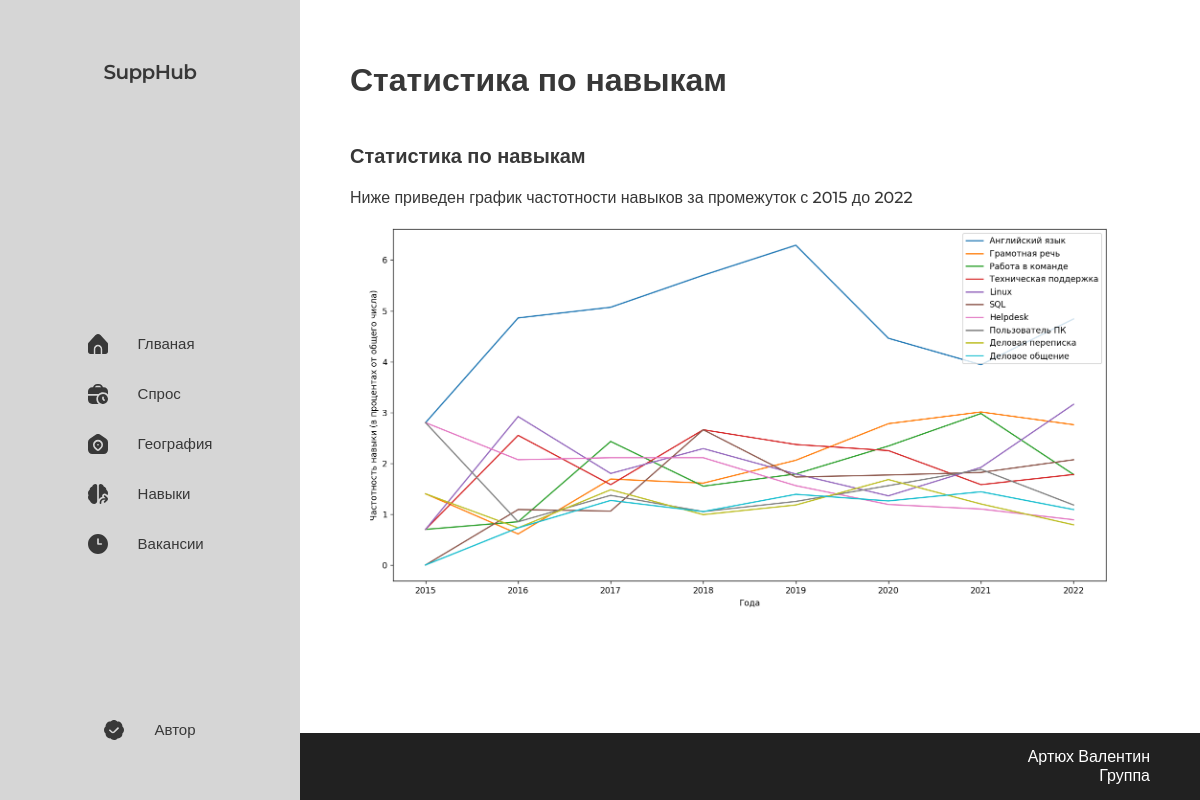
Screenshot of /skills/ with the database file from the repository.
### mainapp/models.py (models this page shows)
class KeySkillsPageEls(models.Model):
    title = models.CharField("Название", max_length=100)
    description = models.TextField("Описание")
    key_skills_img = models.ImageField("Топ 10 навыков", upload_to="stat_img/")
    draft = models.BooleanField("Черновик", default=False)

### mainapp/views.py (the view)
# urls.py: path('skills/', views.skills, name='skills'),
def skills(request):
    data = list(KeySkillsPageEls.objects.filter(draft=False))[0]
    return render(request, 'mainapp/skills_page.html', {'data': data})

### mainapp/templates/mainapp/skills_page.html (shortened to what this page needs)
{% extends 'mainapp/base.html' %}
{% block content %}
        <div class="main-cont">
            <h2 class="title-page">{{ data.title }}</h2>
            <div class="main-article">
                <p class="main-title">{{ data.title }}</p>
                <p class="main-text">
                    {{ data.description }}
                </p>
                <img src="{{ data.key_skills_img.url }}">
            </div>
        </div>
{% endblock %}

### mainapp/templates/mainapp/base.html (shortened to what this page needs)
{% load static %}
<!DOCTYPE html>
<html lang="ru">
<head>
    <link rel="stylesheet" href="{% static 'css/normalize.css' %}">
    <link rel="stylesheet" href="{% static 'css/style.css' %}">
</head>
<body>
    <nav class="flex-column nav">
        <a class="nav-logo" href="/">SuppHub</a>
        <ul class="list-reset flex-column nav-list">
            <li class="flex nav-item">
                <a href="{% url 'main' %}">Глваная</a>
            </li>
            <li class="flex nav-item">
                <a href="{% url 'demand' %}">Спрос</a>
            </li>
            <li class="flex nav-item">
                <a href="{% url 'geography' %}">География</a>
            </li>
            <li class="flex nav-item">
                <a href="{% url 'skills' %}">Навыки</a>
            </li>
            <li class="flex nav-item">
                <svg xmlns="http://www.w3.org/2000/svg" id="Layer_1" data-name="Layer 1" viewBox="0 0 24 24" width="512"
                    height="512">
                    <path
                        d="M12,0C5.383,0,0,5.383,0,12s5.383,12,12,12,12-5.383,12-12S18.617,0,12,0Zm4,13h-4c-.552,0-1-.447-1-1V6c0-.553,.448-1,1-1s1,.447,1,1v5h3c.553,0,1,.447,1,1s-.447,1-1,1Z" />
                </svg>
                <a href="{% url 'vacancies' %}">Вакансии</a>
            </li>
        </ul>
        <div class="nav-by flex">
            <a class="" href="https://vk.com/meshuga1">Автор</a>
        </div>
    </nav>
    <main class="main">
            {% block content %}
            {% endblock %}
    </main>
    <footer class="footer">
        <div class="footer-cont">
            <p>
                Артюх Валентин
            </p>
            <p>
                Группа
            </p>
        </div>
    </footer>
</body>
</html>

### static/css/style.css (style rules this page uses)
:root { --width-menu: 300px; --width-content: 1350px; }
html { box-sizing: border-box; }
*, *::before, *::after { box-sizing: inherit; }
a { color: inherit; text-decoration: none; }
p { margin: 0; padding: 0; }
img { max-width: 100%; object-fit: contain; }
body { display: flex; flex-direction: column; margin-left: var(--width-menu); min-height: 100vh; font-family: 'Montserrat', sans-serif; font-style: normal; font-weight: 400; color: #383838; }
h1, h2 { margin: 0; }
.flex-column { display: flex; flex-direction: column; }
.list-reset { margin: 0; padding: 0; list-style: none; }
.flex { display: flex; }
.nav { position: fixed; left: 0; top: 0; height: 100vh; width: var(--width-menu); padding: 60px 80px; align-items: center; background-color: #D6D6D6; }
.nav svg { width: 20px; height: 20px; margin-right: 30px; fill: #383838; }
.nav-logo { margin-bottom: 250px; font-weight: 600; font-size: 20px; line-height: 24px; letter-spacing: -0.03em; }
.nav-item { align-items: center; margin-bottom: 30px; font-weight: 400; font-size: 15px; line-height: 18px; }
.nav-by { align-items: center; margin-top: auto; font-weight: 400; font-size: 15px; line-height: 18px; }
.title-page { font-weight: 600; font-size: 32px; line-height: 29px; }
.main-cont { max-width: var(--width-content); ; margin: 0 auto; padding: 65px 50px; }
.main-article { margin-bottom: 20px; }
.main-text { font-weight: 500; font-size: 16px; line-height: 19px; }
.main-title { font-weight: 600; font-size: 20px; line-height: 24px; margin-bottom: 20px; }
.footer { margin-top: auto; color: white; background-color: #212121; }
.footer-cont { max-width: var(--width-content); margin: 0 auto; padding: 15px 50px; text-align: end; }
.title-page { margin-bottom: 50px; }

### rows the page displays
KeySkillsPageEls: title "Статистика по навыкам", description "Ниже приведен график частотности навыков за промежуток с 2015 до 2022", key_skills_img (picture)
